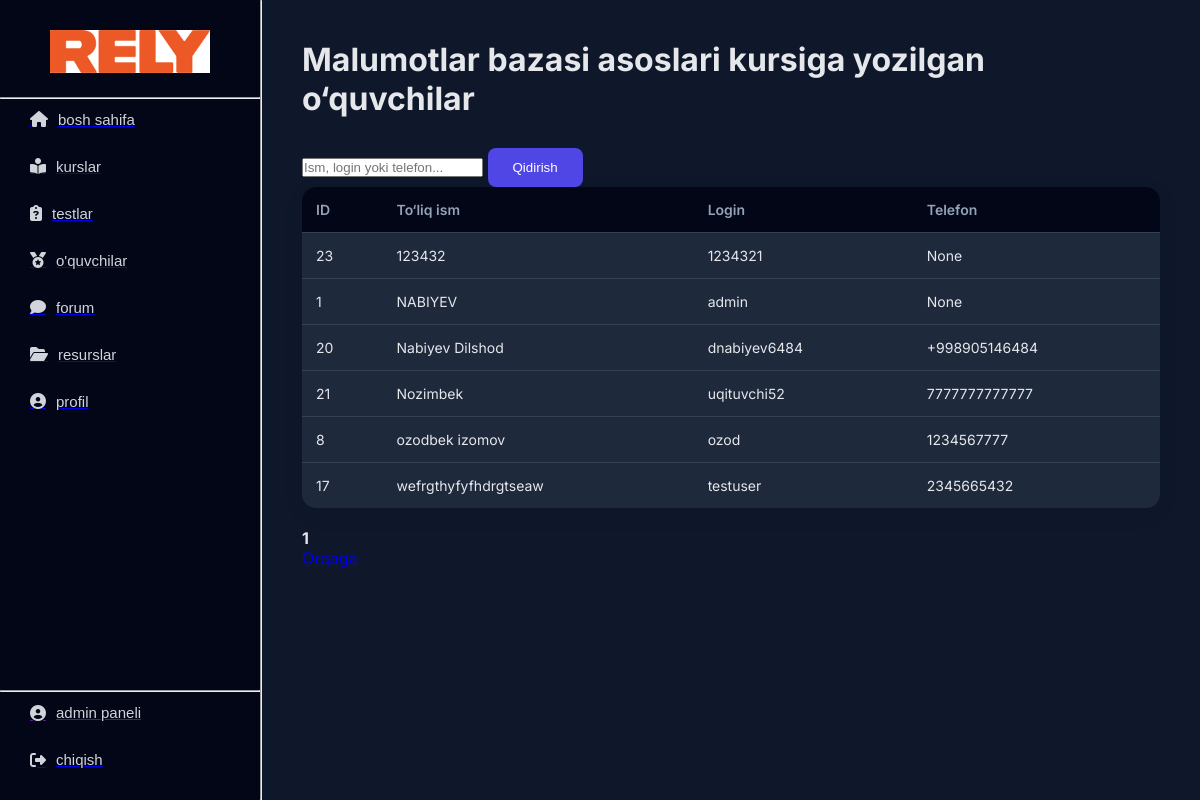
The page /admin/admin/courses/18/followers (signed in) on the database its author committed.
### tables this page shows
CREATE TABLE courses(
    id INTEGER PRIMARY KEY AUTOINCREMENT,
    name TEXT NOT NULL,
    title TEXT NOT NULL,
    img TEXT
);

CREATE TABLE users(
    id INTEGER PRIMARY KEY AUTOINCREMENT,
    login TEXT UNIQUE NOT NULL,
    password TEXT NOT NULL,
    full_name TEXT NOT NULL,
    number TEXT,
    role TEXT NOT NULL DEFAULT 'student',
    date TEXT DEFAULT CURRENT_TIMESTAMP
);

### routes/admin.py (the view)
@bp.route("/admin/courses/<int:course_id>/followers")
@admin_required
def course_followers(course_id):
    conn = get_db()
    c = conn.cursor()
    course = c.execute("SELECT name FROM courses WHERE id = ?", (course_id,)).fetchone()
    if not course:
        flash("Kurs topilmadi ❌", "danger")
        return redirect("/admin/courses")
    search_query = request.args.get("search", "").strip()
    page = int(request.args.get("page", 1))
    per_page = 20
    offset = (page - 1) * per_page
    base_sql = """
        SELECT u.id, u.full_name, u.login, u.number
        FROM enrollments e
        JOIN users u ON e.user_id = u.id
        WHERE e.course_id = ?
    """
    params = [course_id]
    if search_query:
        base_sql += " AND (u.full_name LIKE ? OR u.login LIKE ? OR u.number LIKE ?)"
        like_query = f"%{search_query}%"
        params.extend([like_query, like_query, like_query])
    total = c.execute(f"SELECT COUNT(*) FROM ({base_sql})", params).fetchone()[0]
    base_sql += " ORDER BY u.full_name LIMIT ? OFFSET ?"
    params.extend([per_page, offset])
    followers = c.execute(base_sql, params).fetchall()
    total_pages = (total + per_page - 1) // per_page
    conn.close()
    return render_template(
        "admin/course_followers.html",
        course_name=course[0],
        followers=followers,
        course_id=course_id,
        search_query=search_query,
        page=page,
        total_pages=total_pages
    )

### routes/admin.py (called while the page is built)
def admin_required(f):
    from functools import wraps
    @wraps(f)
    def decorated_function(*args, **kwargs):
        if session.get("role") != "admin":
            return redirect("/")
        return f(*args, **kwargs)
    return decorated_function

def get_db():
    conn = sqlite3.connect("database.db")
    conn.execute("PRAGMA foreign_keys = ON")
    return conn

### templates/admin/course_followers.html (shortened to what this page needs)
{% extends "admin_base.html" %}
{% block content %}
<h1>{{ course_name }} kursiga yozilgan o‘quvchilar</h1>
<form method="GET" class="search-form">
    <input type="text" name="search" placeholder="Ism, login yoki telefon..." value="{{ search_query }}">
    <button type="submit" class="save-btn">Qidirish</button>
</form>
{% if followers %}
<table class="table">
    <tr>
        <th>ID</th>
        <th>To‘liq ism</th>
        <th>Login</th>
        <th>Telefon</th>
    </tr>
    {% for f in followers %}
    <tr>
        <td>{{ f[0] }}</td>
        <td>{{ f[1] }}</td>
        <td>{{ f[2] }}</td>
        <td>{{ f[3] }}</td>
    </tr>
    {% endfor %}
</table>
<div class="pagination">
    {% for p in range(1, total_pages+1) %}
        {% if p == page %}
            <strong>{{ p }}</strong>
        {% else %}
            <a href="?page={{ p }}&search={{ search_query }}">{{ p }}</a>
        {% endif %}
    {% endfor %}
</div>
{% else %}
<p class="text-muted">Bu kursga hech kim yozilmagan</p>
{% endif %}
<a href="/admin/courses" class="btn">Orqaga</a>
{% endblock %}

### static/css/admin.css (style rules this page uses)
:root { --bg: #f4f6fb; --sidebar: #111827; --sidebar-hover: #1f2937; --primary: #4f46e5; --primary-light: #6366f1; --text: #1f2937; --text-light: #6b7280; --white: #ffffff; --border: #e5e7eb; --radius: 14px; }
* { margin: 0; padding: 0; box-sizing: border-box; }
body { font-family: 'Inter', sans-serif; background: var(--bg); color: var(--text); }
.table { width: 100%; border-collapse: collapse; background: var(--white); border-radius: var(--radius); overflow: hidden; box-shadow: 0 6px 25px rgba(0,0,0,0.05); }
.table th { background: #f9fafb; text-align: left; padding: 14px; font-weight: 600; font-size: 14px; color: var(--text-light); }
.table td { padding: 14px; border-top: 1px solid var(--border); font-size: 14px; }
.pagination { display: flex; gap: 8px; margin-top: 20px; }
.save-btn { margin-top: 30px; padding: 12px 25px; background: #4f46e5; color: white; border: none; border-radius: 8px; }
:root { --bg: #0f172a; --sidebar: #020617; --sidebar-hover: #1e293b; --primary: #6366f1; --primary-light: #818cf8; --text: #e5e7eb; --text-light: #94a3b8; --white: #1e293b; --border: #334155; }
body { background: var(--bg); color: var(--text); }
.table { background: var(--white); }
.table th { background: #020617; color: var(--text-light); }
.table td { border-top: 1px solid var(--border); }

### rows shown on the page
courses: name "Malumotlar bazasi asoslari"
users: id "23", full_name "123432", login "1234321", f "None"
users: id "1", full_name "NABIYEV", login "admin", number "None"
users: id "20", full_name "Nabiyev Dilshod", login "dnabiyev6484", number "+998905146484"
users: id "21", full_name "Nozimbek", login "uqituvchi52", number "7777777777777"
users: id "8", full_name "ozodbek izomov", login "ozod", number "1234567777"
users: id "17", full_name "wefrgthyfyfhdrgtseaw", login "testuser", number "2345665432"

### other values the page prints
{{ p }} "1"
